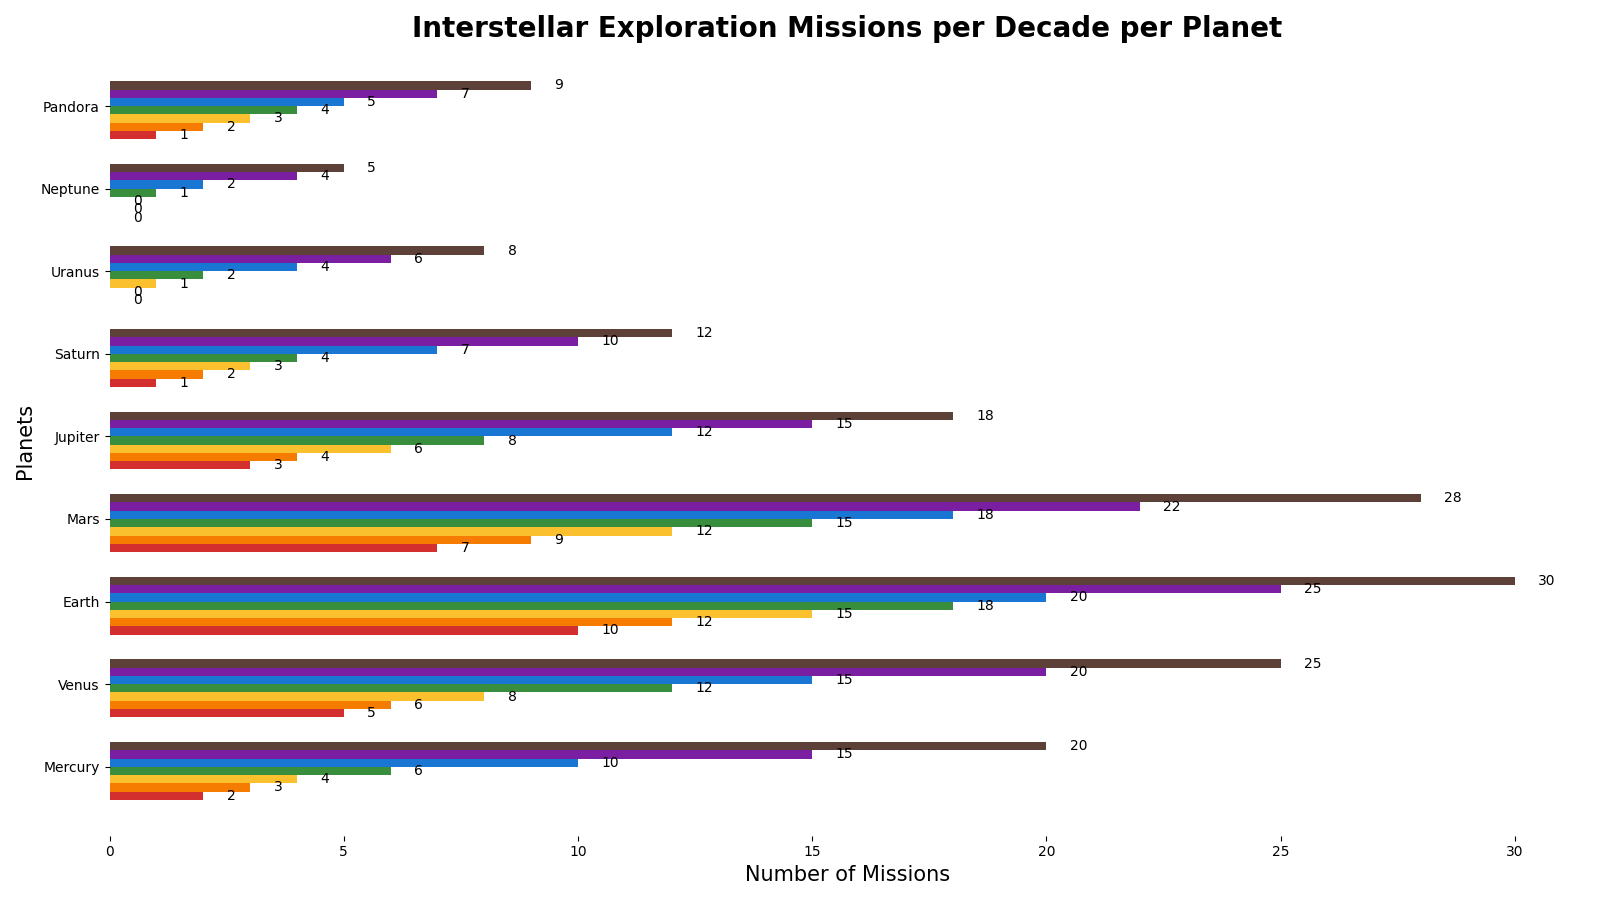

The script that drew this image:
import matplotlib.pyplot as plt
import numpy as np

decades = ['1960s', '1970s', '1980s', '1990s', '2000s', '2010s', '2020s']
planets = ['Mercury', 'Venus', 'Earth', 'Mars', 'Jupiter', 'Saturn', 'Uranus', 'Neptune', 'Pandora']
missions = np.array([
    [2, 5, 10, 7, 3, 1, 0, 0, 1],   # Added fictional data for Pandora
    [3, 6, 12, 9, 4, 2, 0, 0, 2],
    [4, 8, 15, 12, 6, 3, 1, 0, 3],
    [6, 12, 18, 15, 8, 4, 2, 1, 4],
    [10, 15, 20, 18, 12, 7, 4, 2, 5],
    [15, 20, 25, 22, 15, 10, 6, 4, 7],
    [20, 25, 30, 28, 18, 12, 8, 5, 9]
])

fig, ax = plt.subplots(figsize=(16, 9))
colors = ['#d32f2f', '#f57c00', '#fbc02d', '#388e3c', '#1976d2', '#7b1fa2', '#5d4037', '#607d8b', '#9e9e9e']  # Added color for Pandora
bar_height = 0.10
indices = np.arange(len(planets))

for i, decade in enumerate(decades):
    ax.barh(indices + i * bar_height, missions[i], bar_height, color=colors[i % len(colors)])

ax.set_title('Interstellar Exploration Missions per Decade per Planet', fontsize=20, fontweight='bold')
ax.set_xlabel('Number of Missions', fontsize=15)
ax.set_ylabel('Planets', fontsize=15)
ax.set_yticks(indices + 3.5 * bar_height)
ax.set_yticklabels(planets)

for i in range(len(planets)):
    for j in range(len(decades)):
        ax.text(missions[j, i] + 0.5, i + j * bar_height, f'{missions[j, i]}', va='center', ha='left', fontsize=10, color='black')

ax.set_frame_on(False)  # Remove plot borders

plt.tight_layout()
plt.show()
